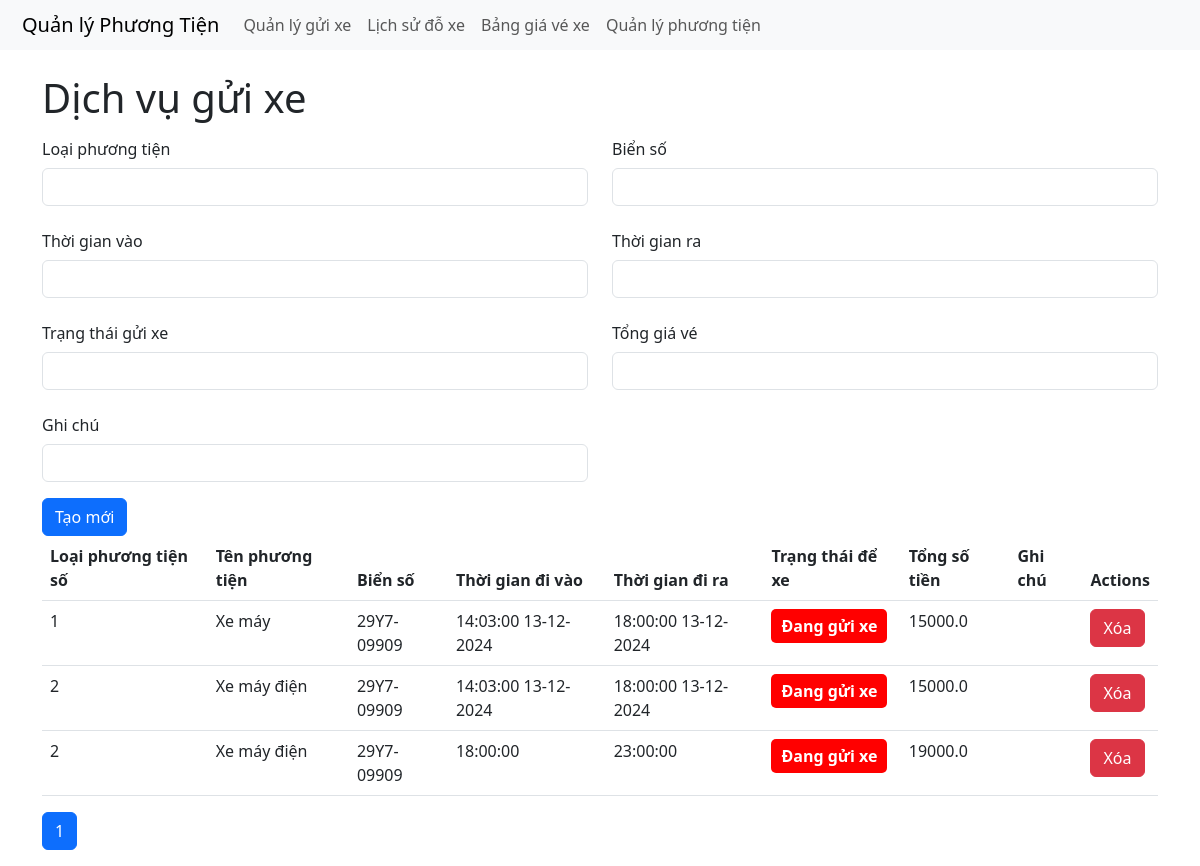
The app's page /actual_parking_fee_processing with its own data.
### tables this page shows
CREATE TABLE ActualParkingFee (
            ID INTEGER PRIMARY KEY AUTOINCREMENT,
            VehicleTypeID INTEGER NOT NULL,
            PlateNumber TEXT NOT NULL,
            EntryTime TEXT NOT NULL,
            ExitTime TEXT,
            Status TEXT NOT NULL,
            TotalFee REAL,
            Note TEXT,
            FOREIGN KEY (VehicleTypeID) REFERENCES VehicleType(ID)
        );

CREATE TABLE VehicleType (
            ID INTEGER PRIMARY KEY AUTOINCREMENT,
            Name TEXT NOT NULL
        );

### app.py (the view)
@app.route('/actual_parking_fee_processing', methods=['GET'])
def get_all_actual_parking_fee_processing():
    try:
        page = request.args.get('page', 1, type=int)
        per_page = 10  # Số lượng bản ghi trên mỗi trang
        start = (page - 1) * per_page
        end = start + per_page
        with sqlite3.connect("parking.db") as conn:
            conn.row_factory = sqlite3.Row
            cursor = conn.cursor()
            cursor.execute('''
                SELECT ActualParkingFee.*, VehicleType.Name AS VehicleTypeName
                FROM ActualParkingFee
                JOIN VehicleType ON ActualParkingFee.VehicleTypeID = VehicleType.ID
                WHERE ActualParkingFee.Status = 'Đang gửi xe'
            ''')
            rows = cursor.fetchall()
            total_items = len(rows)
            total_pages = (total_items + per_page - 1) // per_page
            data = [dict(row) for row in rows[start:end]]
        return render_template(
            'actual_parking_fee_processing.html',
            actual_parking_fee=data,
            current_page=page,
            total_pages=total_pages
        )
    except Exception as e:
        return render_template('actual_parking_fee_processing.html', error=str(e))

### app.py (called while the page is built)
@app.after_request
def disable_caching(response):
    response.headers['Cache-Control'] = 'no-store'
    return response

### templates/actual_parking_fee_processing.html (shortened to what this page needs)
{% extends "base.html" %}
{% block content %}
<h1>Dịch vụ gửi xe</h1>
<form method="POST" action="/actual_parking_fee">
    <div class="mb-3 row">
        <label for="vehicleTypeID" class="col-sm-6 col-form-label">Loại phương tiện</label>
        <label for="PlateNumber" class="col-sm-6 col-form-label">Biển số</label>
        <div class="col-sm-6">
            <input type="number" class="form-control" id="vehicleTypeID" name="VehicleTypeID" required>
        </div>
        <div class="col-sm-6">
            <input type="text" class="form-control" id="PlateNumber" name="PlateNumber" required>
        </div>
    </div>
    <div class="mb-3 row">
        <label for="EntryTime" class="col-sm-6 col-form-label">Thời gian vào </label>
        <label for="ExitTime" class="col-sm-6 col-form-label">Thời gian ra</label>
        <div class="col-sm-6">
            <input type="text" class="form-control" id="EntryTime" name="EntryTime" required>
        </div>
        <div class="col-sm-6">
            <input type="text" class="form-control" id="ExitTime" name="ExitTime" required>
        </div>
    </div>
    <div class="mb-3 row">
        <label for="Status" class="col-sm-6 col-form-label">Trạng thái gửi xe</label>
        <label for="TotalFee" class="col-sm-6 col-form-label">Tổng giá vé</label>
        <div class="col-sm-6">
            <input type="text" class="form-control" id="Status" name="Status" required>
        </div>
        <div class="col-sm-6">
            <input type="text" class="form-control" id="TotalFee" name="TotalFee" required>
        </div>
    </div>
    <div class="mb-3 row">
        <label for="Note" class="col-sm-12 col-form-label">Ghi chú</label>
        <div class="col-sm-6">
            <input type="text" class="form-control" id="Note" name="Note">
        </div>
    </div>
    <button type="submit" class="btn btn-primary">Tạo mới</button>
</form>
<table class="table">
    <thead>
        <tr>
            <th>Loại phương tiện số</th>
            <th>Tên phương tiện</th>
            <th>Biển số</th>
            <th>Thời gian đi vào</th>
            <th>Thời gian đi ra</th>
            <th>Trạng thái để xe</th>
            <th>Tổng số tiền</th>
            <th>Ghi chú</th>
            <th>Actions</th>
        </tr>
    </thead>
    <tbody>
        {% for item in actual_parking_fee %}
        <tr>
            <td>{{ item.VehicleTypeID }}</td>
            <td>{{ item.VehicleTypeName }}</td>
            <td>{{ item.PlateNumber }}</td>
            <td>{{ item.EntryTime }}</td>
            <td>{{ item.ExitTime }}</td>
            <td>
                <span class="{% if 'Đang gửi xe' in item.Status %}status-red{% elif 'Đã trả xe' in item.Status %}status-green{% endif %}">
                    {{ item.Status }}
                </span>
            </td>
            <td>{{ item.TotalFee }}</td>
            <td>{{ item.Note }}</td>
            <td>
                <form method="POST" action="/actual_parking_fee/delete/{{ item.ID }}" class="d-inline">
                    <button type="submit" class="btn btn-danger delete-btn">Xóa</button>
                </form>
            </td>
        </tr>
        {% endfor %}
    </tbody>
</table>
<nav>
    <ul class="pagination">
        {% for page in range(1, total_pages + 1) %}
        <li class="page-item {% if page == current_page %}active{% endif %}">
            <a class="page-link" href="/actual_parking_fee_processing?page={{ page }}">{{ page }}</a>
        </li>
        {% endfor %}
    </ul>
</nav>
{% endblock %}

### templates/base.html (style rules this page uses)
.status-red, .status-green { display: inline-block; padding: 5px 10px; border-radius: 5px; font-weight: bold; color: white; }
.status-red { background-color: red; }

### records on screen
ActualParkingFee: VehicleTypeID "1", VehicleTypeName "Xe máy", PlateNumber "29Y7-09909", EntryTime "14:03:00 13-12-2024", ExitTime "18:00:00 13-12-2024", Status "Đang gửi xe", TotalFee "15000.0"
ActualParkingFee: VehicleTypeID "2", VehicleTypeName "Xe máy điện", PlateNumber "29Y7-09909", EntryTime "14:03:00 13-12-2024", ExitTime "18:00:00 13-12-2024", Status "Đang gửi xe", TotalFee "15000.0"
ActualParkingFee: VehicleTypeID "2", VehicleTypeName "Xe máy điện", PlateNumber "29Y7-09909", EntryTime "18:00:00", ExitTime "23:00:00", Status "Đang gửi xe", TotalFee "19000.0"

### other values on screen
{{ page }} "1"
